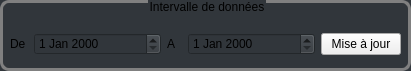
    <widget class="QGroupBox" name="groupBox_dateInterval">
     <property name="geometry">
      <rect>
       <x>820</x>
       <y>7</y>
       <width>411</width>
       <height>71</height>
      </rect>
     </property>
     <property name="styleSheet">
      <string notr="true">QGroupBox {
	font: 75 16pt &quot;Century Schoolbook L&quot;;
  border: 3px solid gray;
  border-radius: 9px;
  margin-top: 0.5em;
 background: rgb(49, 54, 59);
}

QGroupBox::title {
     subcontrol-origin: margin;
     subcontrol-position: top center; 
}</string>
     </property>
     <property name="title">
      <string>Intervalle de données</string>
     </property>
     <widget class="QWidget" name="horizontalLayoutWidget">
      <property name="geometry">
       <rect>
        <x>10</x>
        <y>30</y>
        <width>391</width>
        <height>28</height>
       </rect>
      </property>
      <layout class="QHBoxLayout" name="horizontalLayout">
       <item>
        <widget class="QLabel" name="p_label_7">
         <property name="maximumSize">
          <size>
           <width>18</width>
           <height>16777215</height>
          </size>
         </property>
         <property name="text">
          <string>De</string>
         </property>
        </widget>
       </item>
       <item>
        <widget class="QDateEdit" name="p_dateEdit_from">
         <property name="styleSheet">
          <string notr="true">background: rgb(49, 54, 59);</string>
         </property>
        </widget>
       </item>
       <item>
        <widget class="QLabel" name="p_label_8">
         <property name="maximumSize">
          <size>
           <width>15</width>
           <height>16777215</height>
          </size>
         </property>
         <property name="text">
          <string>A</string>
         </property>
        </widget>
       </item>
       <item>
        <widget class="QDateEdit" name="p_dateEdit_to">
         <property name="styleSheet">
          <string notr="true">background: rgb(49, 54, 59);</string>
         </property>
        </widget>
       </item>
       <item>
        <widget class="QPushButton" name="p_pushButton_results_updatePlot">
         <property name="maximumSize">
          <size>
           <width>80</width>
           <height>16777215</height>
          </size>
         </property>
         <property name="text">
          <string>Mise à jour</string>
         </property>
        </widget>
       </item>
      </layout>
     </widget>
    </widget>
